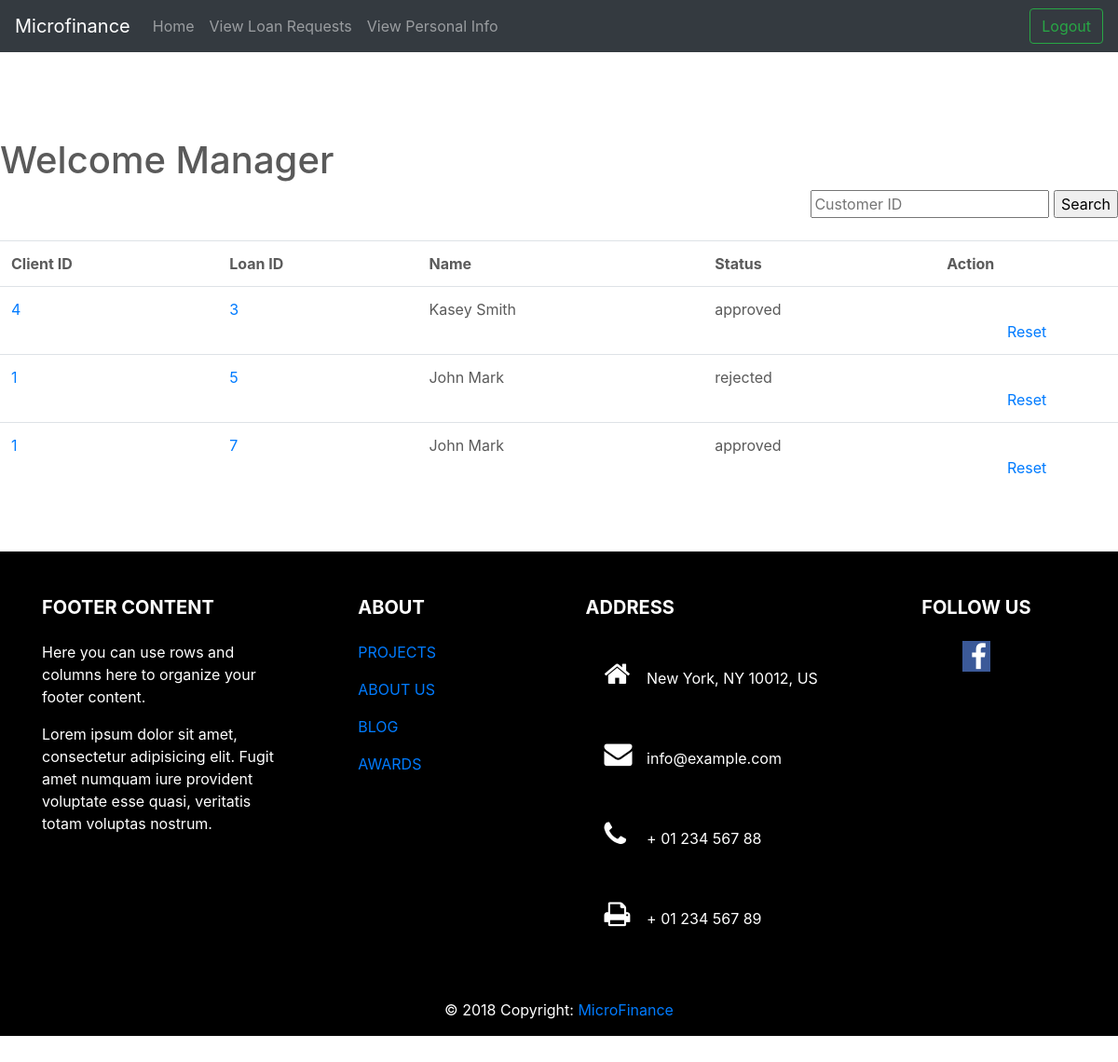
The page /Manager/viewloanrequests.php (signed in) on the database its author committed.
### tables this page shows
CREATE TABLE `loanapplications` (
  `loan_id` int(10) NOT NULL,
  `client_id` int(10) DEFAULT NULL,
  `loan_amount` int(10) DEFAULT NULL,
  `interest_rate` decimal(4,2) DEFAULT NULL,
  `start_date` date DEFAULT NULL,
  `approved` enum('pending','approved','rejected','verified') DEFAULT 'pending',
  `duration` int(11) NOT NULL
);

CREATE TABLE `clients` (
  `client_id` int(10) NOT NULL,
  `rep_id` int(10) DEFAULT NULL,
  `birthday` date DEFAULT NULL,
  `acc_no` int(15) DEFAULT NULL,
  `old_id` int(10) DEFAULT NULL,
  `username` varchar(15) DEFAULT NULL,
  `first_name` varchar(15) DEFAULT NULL,
  `last_name` varchar(15) DEFAULT NULL,
  `email` varchar(30) DEFAULT NULL,
  `tele_phone` int(10) DEFAULT NULL,
  `address` text,
  `gender` enum('Male','Female') DEFAULT NULL,
  `nic` varchar(11) DEFAULT NULL,
  `photo` longblob,
  `branch` varchar(20) NOT NULL,
  `marital_status` enum('Single','Married') DEFAULT NULL,
  `status` enum('pending','created','revoked') DEFAULT NULL
);

### Manager/viewloanrequests.php (the view, shortened to what this page needs)
<!doctype html>
<html lang="en">
<head>
    <link rel="stylesheet" href="https://cdnjs.cloudflare.com/ajax/libs/font-awesome/4.7.0/css/font-awesome.min.css">
    <link href="../css/custom.css" rel="stylesheet">
    <link href="../../dist/css/bootstrap.min.css" rel="stylesheet">
    <link rel="stylesheet" href="https://stackpath.bootstrapcdn.com/bootstrap/4.1.3/css/bootstrap.min.css"
>
    <link href="carousel.css" rel="stylesheet">
</head>
<body>
<header>
    <nav class="navbar navbar-expand-md navbar-dark fixed-top bg-dark">
        <a class="navbar-brand" href="#">Microfinance</a>
        <div class="collapse navbar-collapse" id="navbarCollapse">
            <ul class="navbar-nav mr-auto">
                <li class="nav-item">
                    <a class="nav-link" href="managerhome.php">Home</a>
                </li>
                <li class="nav-item">
                    <a class="nav-link" href="viewloanrequests.php">View Loan Requests </a>
                </li>
                <li class="nav-item">
                    <a class="nav-link" href="viewpdetails.php">View Personal Info </a>
                </li>
            </ul>
            <form class="form-inline mt-2 mt-md-0" action="../login/logout.php">
                <button class="btn btn-outline-success my-2 my-sm-0" type="submit">Logout</button>
            </form>
        </div>
    </nav>
</header>
<main role="main">
    <h1>Welcome Manager</h1>
    <div id="loan_list">
        <?php
        if (isset($_GET['loan_id']) && !empty($_GET['loan_id'])) {
            $loan_id = $_GET['loan_id'];
            $query = "SELECT `client_id`, CONCAT(`first_name`, ' ', `last_name`), `approved`" .
                "FROM `clients` NATURAL JOIN `loanapplications`" .
                "WHERE `loan_id` = '$loan_id' " .
                "LIMIT 1";
            $dbconn = mysqli_connect("localhost", "jester","mafia","microfinance");
            $result = mysqli_fetch_row(mysqli_query($dbconn, $query));
            if ($result) {
                $customer_id = $result[0];
                $customer_name = $result[1];
                $approved_status = $result[2];
                if (isset($_GET['approve'])) {
                    $query = "UPDATE `loanapplications`" .
                        "SET `approved` = 'approved'" .
                        "WHERE `loan_id` = '$loan_id' " .
                        "LIMIT 1";
                    $aproval_status = "aproved";
                } else if (isset($_GET['reject'])) {
                    $query = "UPDATE `loanapplications`" .
                        "SET `approved` = 'rejected'" .
                        "WHERE `loan_id` = '$loan_id' " .
                        "LIMIT 1";
                    $aproval_status = "disaproved";
                } else if (isset($_GET['reset'])) {
                    $query = "UPDATE `loanapplications`" .
                        "SET `approved` = 'pending' " .
                        "WHERE `loan_id` = '$loan_id' " .
                        "LIMIT 1";
                    $aproval_status = "Reset";
                }
                $result = mysqli_query($dbconn, $query);
                mysqli_close($dbconn);
                if ($result) {
                    echo "</br>"
                        . "<div align='center'>Customer $customer_id, $customer_name's loan application $loan_id has $aproval_status Successfully.</div>"
                        . "<br>"
                        . "<div align='right'><a class='_button' href='viewloanrequests.php'><-Back to List</a></div>";
                }
            }
            ?>
            <?php
        } else {
            ?>
            <div id="Search bar" align="right">
                <form action="" method="GET">
                    <input id="search_id" name="search_id" type="text" placeholder="Customer ID">
                    <input type="submit" value="Search">
                </form>
            </div>
            <?php
            if (isset($_GET['search_id']) && !empty($_GET['search_id'])) {
                $search_text = $_GET['search_id'];
                $query = "SELECT `client_id`, `loan_id`, CONCAT(`first_name`, ' ', `last_name`), `approved`" .
                    "FROM `clients` NATURAL JOIN `loanapplications`" .
                    "WHERE `client_id` LIKE '$search_text%' OR CONCAT(`first_name`, ' ', `last_name`) LIKE '%$search_text%' OR `loan_id` LIKE '$search_text%'";
                echo "<div align='left'><a class='_button' href='approve_loan'><-Back to Full List</a></br></br></div>";
            } else {
                $query = "SELECT `client_id`, `loan_id`, CONCAT(`first_name`, ' ', `last_name`), `approved`" .
                    "FROM `clients` NATURAL JOIN `loanapplications`";
            }
            $dbconn = mysqli_connect("localhost", "jester","mafia","microfinance");
            $result = mysqli_query($dbconn, $query);
            if ($result) {
                echo '<table class="table">' .
                    '<tr><th>Client ID</th><th>Loan ID</th><th>Name</th><th>Status</th><th>Action</th></tr>';
                while ($customer = mysqli_fetch_row($result)) {
                    $status = $customer[3];
                    echo
                        '<tr>'
                        . '<td width="auto"><a class="_button" href="profile.php?client_id=' . $customer[0] . '">' . $customer[0] . '</a></td>'
                        . '<td width="auto""><a class="_button" href="viewloandetails.php?loan_id=' . $customer[1] . '">' . $customer[1] . '</a></td>'
                        . '<td width="auto"">' . $customer[2] . '</td>'
                        . '<td width="auto"">' . $status . '</td>'
                        . '<td align="center">';
                    if ($status == 'pending') {
                        echo '<a class="_button" href="?loan_id=' . $customer[1] . '&approve=#">Approve</a></br>'
                            . '<a class="_button" href="?loan_id=' . $customer[1] . '&reject=#">Reject</a>';
                    } else {
                        echo '</br><a class="_button" href="?loan_id=' . $customer[1] . '&reset=#">Reset</a>';
                    }
                    echo '</td>'
                        . '</tr>';
                }
                echo '</table>';
            }
        }
        ?>
    </div>
    <div style="height:50px">
    </div>
    <footer class="page-footer font-small mdb-color lighten-3 pt-4">
        <div class="container text-center text-md-left">
            <div class="row">
                <div class="col-md-4 col-lg-3 mr-auto my-md-4 my-0 mt-4 mb-1">
                    <h5 class="font-weight-bold text-uppercase mb-4">Footer Content</h5>
                    <p>Here you can use rows and columns here to organize your footer content.</p>
                    <p>Lorem ipsum dolor sit amet, consectetur adipisicing elit. Fugit amet numquam iure provident
                        voluptate esse
                        quasi, veritatis totam voluptas nostrum.</p>
                </div>
                <div class="col-md-2 col-lg-2 mx-auto my-md-4 my-0 mt-4 mb-1">
                    <h5 class="font-weight-bold text-uppercase mb-4">About</h5>
                    <ul class="list-unstyled">
                        <li>
                            <p>
                                <a href="#!">PROJECTS</a>
                            </p>
                        </li>
                        <li>
                            <p>
                                <a href="#!">ABOUT US</a>
                            </p>
                        </li>
                        <li>
                            <p>
                                <a href="#!">BLOG</a>
                            </p>
                        </li>
                        <li>
                            <p>
                                <a href="#!">AWARDS</a>
                            </p>
                        </li>
                    </ul>
                </div>
                <div class="col-md-4 col-lg-3 mx-auto my-md-4 my-0 mt-4 mb-1">
                    <h5 class="font-weight-bold text-uppercase mb-4">Address</h5>
                    <ul class="list-unstyled">
                        <li>
                            <p>
                                <i class="fa fa-home mr-3"></i> New York, NY 10012, US</p>
                        </li>
                        <li>
                            <p>
                                <i class="fa fa-envelope mr-3"></i> info@example.com</p>
                        </li>
                        <li>
                            <p>
                                <i class="fa fa-phone mr-3"></i> + 01 234 567 88</p>
                        </li>
                        <li>
                            <p>
                                <i class="fa fa-print mr-3"></i> + 01 234 567 89</p>
                        </li>
                    </ul>
                </div>
                <div class="col-md-2 col-lg-2 text-center mx-auto my-4">
                    <h5 class="font-weight-bold text-uppercase mb-4">Follow Us</h5>
                    <a type="button" class="btn-floating btn-fb">
                        <i class="fa fa-facebook"></i>
                    </a>
                </div>
            </div>
        </div>
        <div class="footer-copyright text-center py-3">© 2018 Copyright:
            <a href=""> MicroFinance</a>
        </div>
    </footer>
</main>
</body>
</html>

### css/custom.css (style rules this page uses)
.fa { padding: 20px; font-size: 30px; width: 45px; text-decoration: none; }
.fa-facebook { background: #3B5998; color: #FFFFFF; padding: 0.05em 0.3em; background: #3B5998; color: white; width: 30px; }
footer { background: black; color: white; }

### css/carousel.css (style rules this page uses)
body { padding-top: 3rem; padding-bottom: 3rem; color: #5a5a5a; }

### rows shown on the page
loanapplications: client.client_id "4", loan_id "3", customer "Kasey Smith", approved "approved"
loanapplications: client.client_id "1", loan_id "5", customer "John Mark", approved "rejected"
loanapplications: client.client_id "1", loan_id "7", customer "John Mark", approved "approved"
